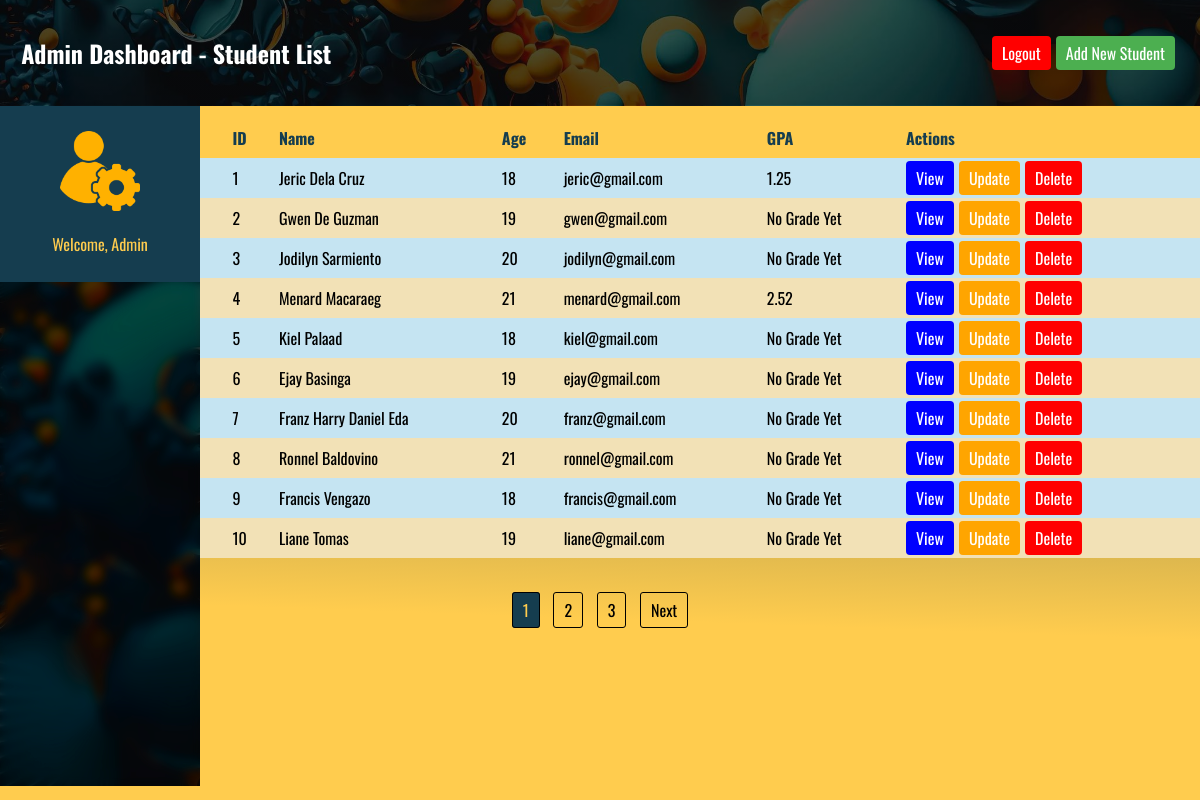
Page /admin-R.php (signed in) on the committed database.
### tables this page shows
CREATE TABLE `students` (
  `id` int(11) NOT NULL,
  `student_id` varchar(20) DEFAULT NULL,
  `name` varchar(100) DEFAULT NULL,
  `age` int(2) DEFAULT NULL,
  `email` varchar(100) DEFAULT NULL,
  `gpa` float DEFAULT NULL
);

### admin-R.php (the view, shortened to what this page needs)
<?php
include('config.php');
class StudentList {
    private $conn;
    public function __construct($conn) {
        $this->conn = $conn;
    }
    public function getStudentList() {
        $results_per_page = 10;
        $current_page = isset($_GET['page']) ? $_GET['page'] : 1;
        $start_index = ($current_page - 1) * $results_per_page;
        $total_records_query = "SELECT COUNT(*) AS total FROM students";
        $total_records_result = $this->conn->query($total_records_query);
        $total_records_row = $total_records_result->fetch_assoc();
        $total_records = $total_records_row['total'];
        $total_pages = ceil($total_records / $results_per_page);
        $query = "SELECT * FROM students LIMIT $start_index, $results_per_page";
        $result = $this->conn->query($query);
        return [$result, $current_page, $total_pages];
    }
}
$studentList = new StudentList($conn);
[$result, $current_page, $total_pages] = $studentList->getStudentList();
?>
<!DOCTYPE html>
<html lang="en">
<head>
</head>
<body class="table-body">
    <header class="body-header">
        <h2 class="header">&nbsp;Admin Dashboard - Student List </h2>
        <a class="logout-link" href="admin-logout.php" onclick="return confirmLogout()">Logout</a>
        <a class="create-link" href="admin-C.php">Add New Student</a>
    </header>
<div class="sidebar">
    <div class="sidebar-glass">
            <div class="student-icon">
                <img src="src/Admin.png" alt="Student Icon">
                <p>Welcome, Admin</p>
            </div>
        </div>
        </div>
    <div class="table-container">
        <table>
            <tr>
                <th></th>
                <th>ID</th>
                <th>Name</th>
                <th>Age</th>
                <th>Email</th>
                <th>GPA</th>
                <th>Actions</th>
            </tr>
            <?php
            if ($result->num_rows > 0) {
                while($row = $result->fetch_assoc()) {
                    echo "<tr>";
                    echo "<td> </td>";
                    echo "<td>".$row["id"]."</td>";
                    echo "<td>".$row["name"]."</td>";
                    echo "<td>".$row["age"]."</td>";
                    echo "<td>".$row["email"]."</td>";
                    echo "<td>".(($row["gpa"] >= 1 || $row["gpa"] === null) ? $row["gpa"] : "No Grade Yet")."</td>";
                    echo "<td class='responsive-dropdown'>";
                    echo "<div class='dropdown'>";
                    echo "<div class='dropdown-content'>";
                    echo "<a class='view-link' href='admin-view-student.php?id=".$row["id"]."'>View</a>";
                    echo "<a class='update-link' href='admin-U.php?id=".$row["id"]."'>Update</a>";
                    echo "<a class='delete-link' href='admin-D.php?id=".$row["id"]."'>Delete</a>";
                    echo "</div>";
                    echo "</div>";
                    echo "</td>";
                    echo "</tr>";
                }
            } else {
                echo "<tr><td colspan='6'>No records found</td></tr>";
            }
            ?>
        </table>
    </div>
    <?php if ($total_pages > 1): ?>
    <div class="pagination">
        <?php for ($i = 1; $i <= $total_pages; $i++): ?>
            <a <?php echo ($i == $current_page) ? 'class="active"' : ''; ?> href="?page=<?php echo $i; ?>"><?php echo $i; ?></a>
        <?php endfor; ?>
        <?php if ($current_page < $total_pages): ?>
            <a href="?page=<?php echo $current_page + 1; ?>">Next</a>
        <?php endif; ?>
    </div>
    <?php endif; ?>
</body>
</html>

### rows in the picture
students: id "1", name "Jeric Dela Cruz", age "18", email "jeric@gmail.com", gpa "1.25"
students: id "2", name "Gwen De Guzman", age "19", email "gwen@gmail.com", gpa "No Grade Yet"
students: id "3", name "Jodilyn Sarmiento", age "20", email "jodilyn@gmail.com", gpa "No Grade Yet"
students: id "4", name "Menard Macaraeg", age "21", email "menard@gmail.com", gpa "2.52"
students: id "5", name "Kiel Palaad", age "18", email "kiel@gmail.com", gpa "No Grade Yet"
students: id "6", name "Ejay Basinga", age "19", email "ejay@gmail.com", gpa "No Grade Yet"
students: id "7", name "Franz Harry Daniel Eda", age "20", email "franz@gmail.com", gpa "No Grade Yet"
students: id "8", name "Ronnel Baldovino", age "21", email "ronnel@gmail.com", gpa "No Grade Yet"
students: id "9", name "Francis Vengazo", age "18", email "francis@gmail.com", gpa "No Grade Yet"
students: id "10", name "Liane Tomas", age "19", email "liane@gmail.com", gpa "No Grade Yet"
